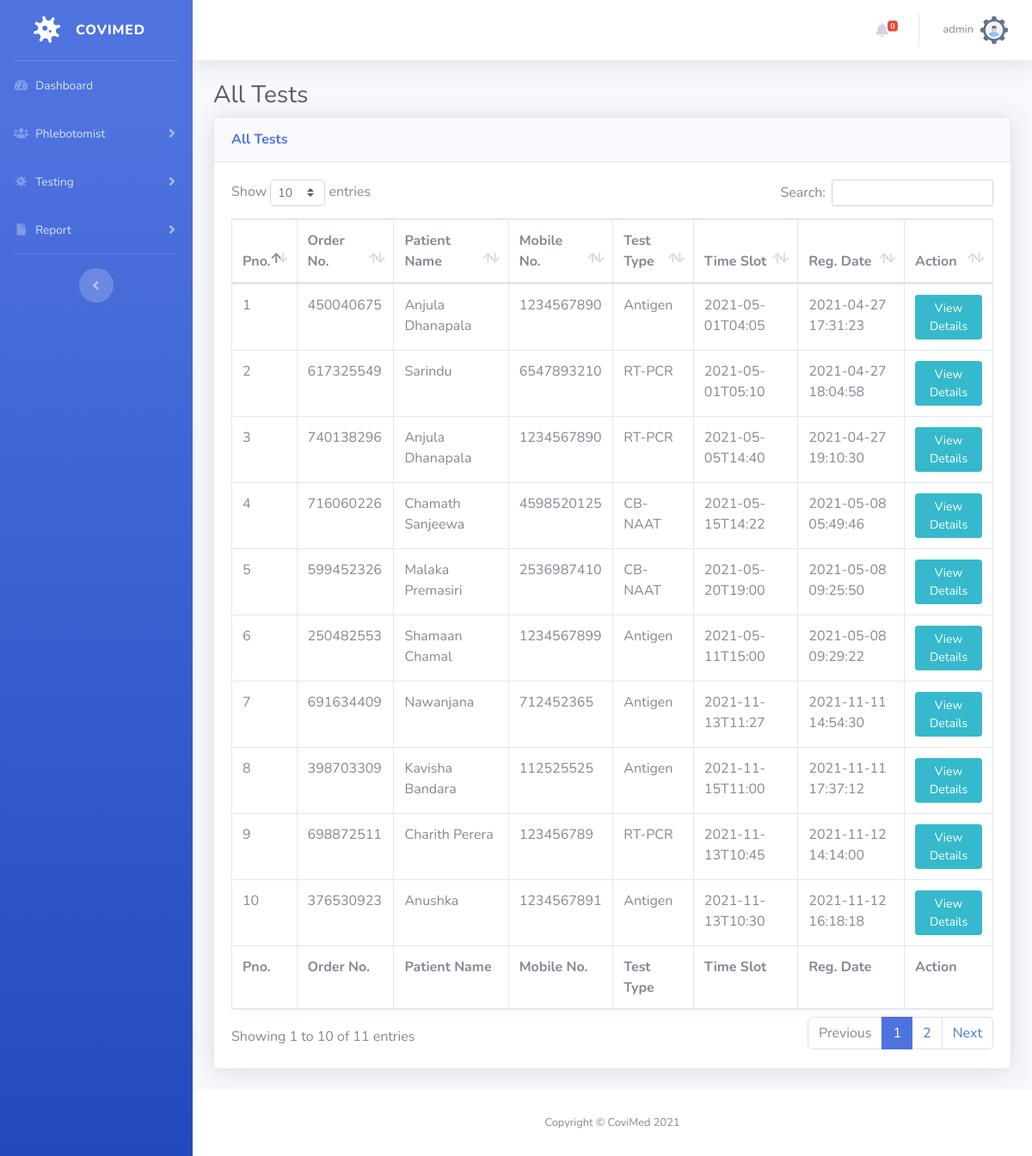
/covid-tms/all-test.php (signed in), run on the app's committed database.
### tables this page shows
CREATE TABLE `tbltestrecord` (
  `id` int(11) NOT NULL,
  `OrderNumber` bigint(14) DEFAULT NULL,
  `PatientMobileNumber` bigint(14) DEFAULT NULL,
  `TestType` varchar(100) DEFAULT NULL,
  `TestTimeSlot` varchar(120) DEFAULT NULL,
  `ReportStatus` varchar(100) DEFAULT NULL,
  `FinalReport` varchar(150) DEFAULT NULL,
  `ReportUploadTime` varchar(200) DEFAULT NULL,
  `RegistrationDate` timestamp NULL DEFAULT current_timestamp(),
  `AssignedtoEmpId` varchar(150) DEFAULT NULL,
  `AssigntoName` varchar(180) DEFAULT NULL,
  `AssignedTime` varchar(100) DEFAULT NULL
);

CREATE TABLE `tblpatients` (
  `id` int(11) NOT NULL,
  `FullName` varchar(120) DEFAULT NULL,
  `MobileNumber` bigint(12) DEFAULT NULL,
  `DateOfBirth` date DEFAULT NULL,
  `GovtIssuedId` varchar(150) DEFAULT NULL,
  `GovtIssuedIdNo` varchar(150) DEFAULT NULL,
  `FullAddress` varchar(255) DEFAULT NULL,
  `RegistrationDate` timestamp NOT NULL DEFAULT current_timestamp(),
  `Province` varchar(200) DEFAULT NULL
);

### covid-tms/all-test.php (the view, shortened to what this page needs)
<?php session_start();
include_once('includes/config.php');
if (strlen($_SESSION['aid']==0)) {
  header('location:logout.php');
  } else{
?>
<!DOCTYPE html>
<html lang="en">
<head>
    <link href="vendor/fontawesome-free/css/all.min.css" rel="stylesheet" type="text/css">
    <link href="css/sb-admin-2.min.css" rel="stylesheet">
    <link href="vendor/datatables/dataTables.bootstrap4.min.css" rel="stylesheet">
</head>
<body id="page-top">
    <div id="wrapper">
  <?php include_once('includes/sidebar.php');?>
        <div id="content-wrapper" class="d-flex flex-column">
            <div id="content">
<?php include_once('includes/topbar.php');?>
                <div class="container-fluid">
                    <h1 class="h3 mb-2 text-gray-800">All Tests</h1>
                    <div class="card shadow mb-4">
                        <div class="card-header py-3">
                            <h6 class="m-0 font-weight-bold text-primary">All Tests</h6>
                        </div>
                        <div class="card-body">
                            <div class="table-responsive">
                                <form name="assignto" method="post">
                    <table class="table table-bordered" id="dataTable" width="100%" cellspacing="0">
                                    <thead>
                                        <tr>
                                            <th>Pno.</th>
                                            <th>Order No.</th>
                                            <th>Patient Name</th>
                                            <th>Mobile No.</th>
                                            <th>Test Type</th>
                                            <th>Time Slot</th>
                                            <th>Reg. Date</th>
                                            <th>Action</th>
                                        </tr>
                                    </thead>
                                      <tfoot>
                                            <tr>
                                            <th>Pno.</th>
                                            <th>Order No.</th>
                                            <th>Patient Name</th>
                                            <th>Mobile No.</th>
                                            <th>Test Type</th>
                                            <th>Time Slot</th>
                                            <th>Reg. Date</th>
                                            <th>Action</th>
                                        </tr>
                                    </tfoot>
                                    <tbody>
<?php $query=mysqli_query($con,"select tbltestrecord.OrderNumber,tblpatients.FullName,tblpatients.MobileNumber,tbltestrecord.TestType,tbltestrecord.TestTimeSlot,tbltestrecord.RegistrationDate,tbltestrecord.id as testid from tbltestrecord
join tblpatients on tblpatients.MobileNumber=tbltestrecord.PatientMobileNumber
    ");
$cnt=1;
while($row=mysqli_fetch_array($query)){
?>
                                        <tr>
                                            <td><?php echo $cnt;?></td>
                                            <td><?php echo $row['OrderNumber'];?></td>
                                            <td><?php echo $row['FullName'];?></td>
                                            <td><?php echo $row['MobileNumber'];?></td>
                                            <td><?php echo $row['TestType'];?></td>
                                            <td><?php echo $row['TestTimeSlot'];?></td>
                                             <td><?php echo $row['RegistrationDate'];?></td>
                                            <td>
                                <a href="test-details.php?tid=<?php echo $row['testid'];?>&&oid=<?php echo $row['OrderNumber'];?>" class="btn btn-info btn-sm">View Details</a>
                            </td>
                                        </tr>
<?php $cnt++;} ?>
                                    </tbody>
                                </table>
                                     </form>
                            </div>
                        </div>
                    </div>
                </div>
            </div>
    <?php include_once('includes/footer.php');?>
        </div>
    </div>
</body>
</html>
<?php } ?>

### covid-tms/includes/sidebar.php (shortened to what this page needs)
        <ul class="navbar-nav bg-gradient-primary sidebar sidebar-dark accordion" id="accordionSidebar">
            <a class="sidebar-brand d-flex align-items-center justify-content-center" href="../index.php">
                <div class="sidebar-brand-icon rotate-n-15">
                    <i class="fas fa-virus"></i>
                </div>
                <div class="sidebar-brand-text mx-3">CoviMed</div>
            </a>
            <hr class="sidebar-divider my-0">
<?php if($_SESSION['aid']):?>
     <li class="nav-item">
                <a class="nav-link" href="dashboard.php">
                    <i class="fas fa-fw fa-tachometer-alt"></i>
                    <span>Dashboard</span></a>
            </li>
    <li class="nav-item">
                <a class="nav-link collapsed" href="#" data-toggle="collapse" data-target="#collapseOne"
                    aria-expanded="true" aria-controls="collapseOne">
                    <i class="fas fa-fw fa-users"></i>
                    <span>Phlebotomist</span>
                </a>
            </li>
     <li class="nav-item">
                <a class="nav-link collapsed" href="#" data-toggle="collapse" data-target="#collapseTwo"
                    aria-expanded="true" aria-controls="collapseTwo">
                    <i class="fas fa-fw fa-virus"></i>
                    <span>Testing</span>
                </a>
            </li>
   <li class="nav-item">
                <a class="nav-link collapsed" href="#" data-toggle="collapse" data-target="#collapseThree"
                    aria-expanded="true" aria-controls="collapseThree">
                    <i class="fas fa-fw fa-file"></i>
                    <span>Report</span>
                </a>
            </li>
<?php endif;    ?>
            <hr class="sidebar-divider d-none d-md-block">
            <div class="text-center d-none d-md-inline">
                <button class="rounded-circle border-0" id="sidebarToggle"></button>
            </div>
        </ul>

### covid-tms/includes/topbar.php (shortened to what this page needs)
      <nav class="navbar navbar-expand navbar-light bg-white topbar mb-4 static-top shadow">
            <?php if($_SESSION['aid']):?>
                    <ul class="navbar-nav ml-auto">
<?php $query=mysqli_query($con,"select * from tbltestrecord where ReportStatus is null");
$count=mysqli_num_rows($query);
?>
                        <li class="nav-item dropdown no-arrow mx-1">
                            <a class="nav-link dropdown-toggle" href="#" id="alertsDropdown" role="button"
                                data-toggle="dropdown" aria-haspopup="true" aria-expanded="false">
                                <i class="fas fa-bell fa-fw"></i>
                                <span class="badge badge-danger badge-counter"><?php echo $count;?></span>
                            </a>
                        </li>
                        <li class="nav-item dropdown no-arrow">
                            <a class="nav-link dropdown-toggle" href="#" id="userDropdown" role="button"
                                data-toggle="dropdown" aria-haspopup="true" aria-expanded="false">
                <?php
$adid=$_SESSION['aid'];
$ret1=mysqli_query($con,"select AdminName from tbladmin where ID='$adid'");
while($row1=mysqli_fetch_array($ret1)){
?>
                                <span class="mr-2 d-none d-lg-inline text-gray-600 small"><?php  echo $row1['AdminName'];?></span>
                           <?php } ?>
                                <img class="img-profile rounded-circle"
                                    src="img/admin.png">
                            </a>
                        </li>
                    </ul>
                <?php endif;?>
                </nav>

### covid-tms/includes/footer.php
<footer class="sticky-footer bg-white">
    <div class="container my-auto">
        <div class="copyright text-center my-auto">
            <span>Copyright &copy; CoviMed 2021</span>
        </div>
    </div>
</footer>

### data on the page
tbltestrecord: OrderNumber "450040675", tblpatients.FullName "Anjula Dhanapala", tblpatients.MobileNumber "1234567890", TestType "Antigen", TestTimeSlot "2021-05-01T04:05", RegistrationDate "2021-04-27 17:31:23"
tbltestrecord: OrderNumber "617325549", tblpatients.FullName "Sarindu", tblpatients.MobileNumber "6547893210", TestType "RT-PCR", TestTimeSlot "2021-05-01T05:10", RegistrationDate "2021-04-27 18:04:58"
tbltestrecord: OrderNumber "740138296", tblpatients.FullName "Anjula Dhanapala", tblpatients.MobileNumber "1234567890", TestType "RT-PCR", TestTimeSlot "2021-05-05T14:40", RegistrationDate "2021-04-27 19:10:30"
tbltestrecord: OrderNumber "716060226", tblpatients.FullName "Chamath Sanjeewa", tblpatients.MobileNumber "4598520125", TestType "CB-NAAT", TestTimeSlot "2021-05-15T14:22", RegistrationDate "2021-05-08 05:49:46"
tbltestrecord: OrderNumber "599452326", tblpatients.FullName "Malaka Premasiri", tblpatients.MobileNumber "2536987410", TestType "CB-NAAT", TestTimeSlot "2021-05-20T19:00", RegistrationDate "2021-05-08 09:25:50"
tbltestrecord: OrderNumber "250482553", tblpatients.FullName "Shamaan Chamal", tblpatients.MobileNumber "1234567899", TestType "Antigen", TestTimeSlot "2021-05-11T15:00", RegistrationDate "2021-05-08 09:29:22"
tbltestrecord: OrderNumber "691634409", tblpatients.FullName "Nawanjana", tblpatients.MobileNumber "712452365", TestType "Antigen", TestTimeSlot "2021-11-13T11:27", RegistrationDate "2021-11-11 14:54:30"
tbltestrecord: OrderNumber "398703309", tblpatients.FullName "Kavisha Bandara", tblpatients.MobileNumber "112525525", TestType "Antigen", TestTimeSlot "2021-11-15T11:00", RegistrationDate "2021-11-11 17:37:12"
tbltestrecord: OrderNumber "698872511", tblpatients.FullName "Charith Perera", tblpatients.MobileNumber "123456789", TestType "RT-PCR", TestTimeSlot "2021-11-13T10:45", RegistrationDate "2021-11-12 14:14:00"
tbltestrecord: OrderNumber "376530923", tblpatients.FullName "Anushka", tblpatients.MobileNumber "1234567891", TestType "Antigen", TestTimeSlot "2021-11-13T10:30", RegistrationDate "2021-11-12 16:18:18"

### other printed values
$count "0"
$row1['AdminName'] "admin"
